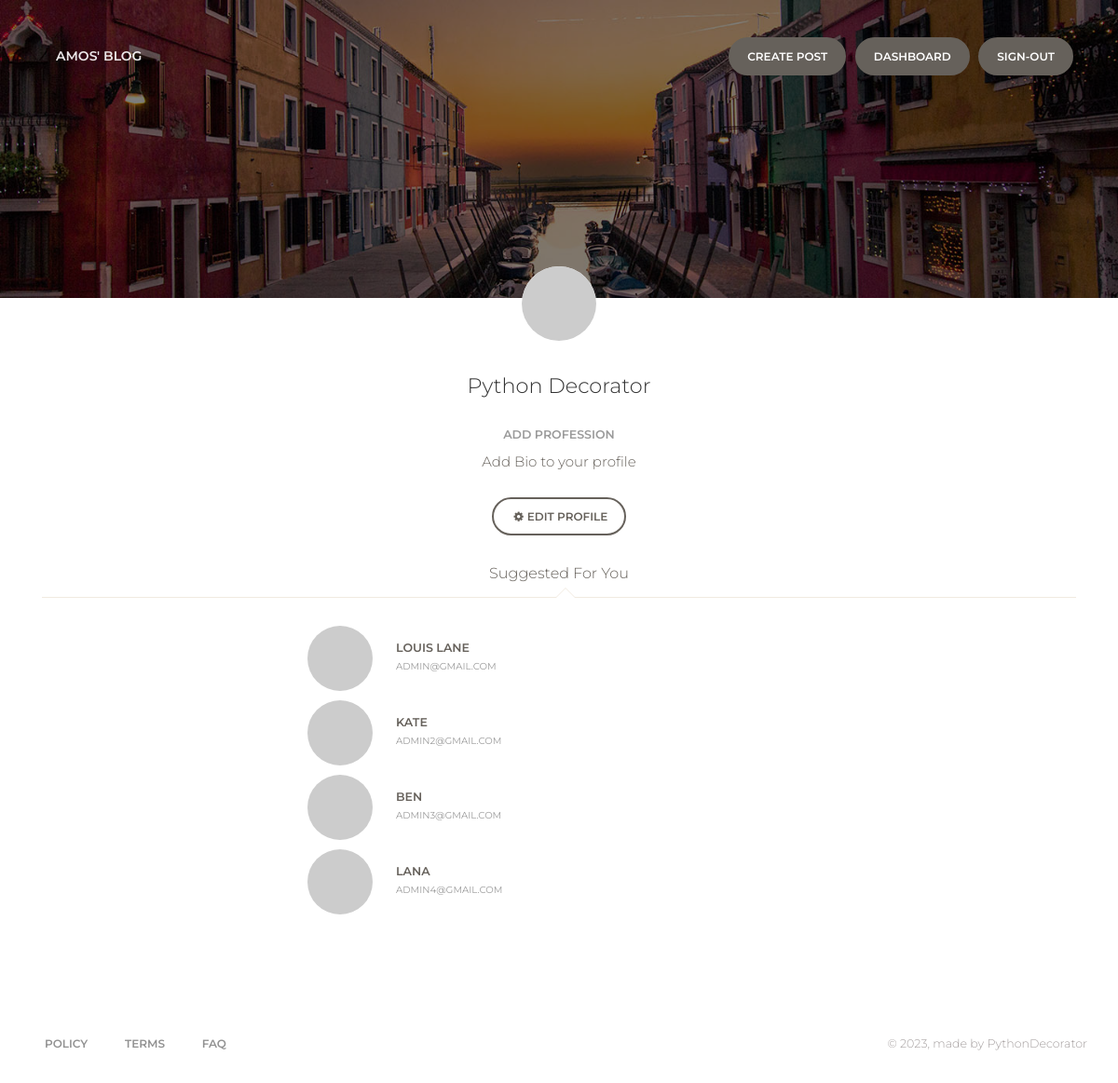
The page /my-profile (signed in) on the database its author committed.
### apps/authentication/models.py (models this page shows, shortened)
class User(UserMixin, db.Model):
    __tablename__ = 'users'
    id = db.Column(db.Integer, primary_key=True)
    name = db.Column(db.String(64), nullable=False)
    email = db.Column(db.String(64), unique=True)
    password = db.Column(db.String)
    oauth_github = db.Column(db.String(100), nullable=True)
    post = relationship('BlogPost', back_populates='post_author')
    comment = relationship('Comment', back_populates='comment_author')
    following = db.relationship('Following', backref='following_author', lazy='dynamic')

### apps/profile/routes.py (the view)
@blueprint.route('/my-profile')
@login_required
def profile():
    user_posts = db.session.query(BlogPost).filter_by(id=int(current_user.id))
    all_users = db.session.query(User).all()
    return render_template('home/profile.html',
                           name=current_user.name,
                           logged_in=True,
                           current_user=current_user,
                           users_db=all_users,
                           user_posts=user_posts)

### apps/__init__.py (called while the page is built)
def configure_database(app):
    @app.before_first_request
    def initialize_database():
        db.create_all()
    @app.teardown_request
    def shutdown_session(exception=None):
        db.session.remove()

### apps/authentication/routes.py (called while the page is built)
@login_manager.user_loader
def load_user(user_id):
    return User.query.get(int(user_id))

### apps/templates/home/profile.html (shortened to what this page needs)
{% extends "base/base.html" %}
{% block content %}
<div class="page-header page-header-xs" data-parallax="true"
     style="background-image: url('../static/assets/img/fabio-mangione.jpg');">
</div>
<div class="section profile-content">
    <div class="container">
        <div class="owner">
            <div class="avatar">
                <img src="{{ current_user.email | gravatar }}" alt="Circle Image"
                     class="img-circle img-no-padding img-responsive">
            </div>
            <div class="name">
                <h4 class="title">{{current_user.name}}
                    <br/>
                </h4>
                <h6 class="description">Add Profession</h6>
            </div>
        </div>
        <div class="row">
            <div class="col-md-6 ml-auto mr-auto text-center">
                <p>Add Bio to your profile</p>
                <br/>
                <a href="{{ url_for('profile_blueprint.profile') }}"
                       class="btn btn-outline-default btn-round"><i class="fa fa-cog"></i>Edit Profile</a>
            </div>
        </div>
        <br/>
        <div class="nav-tabs-navigation">
            <div class="nav-tabs-wrapper">
                <ul class="nav nav-tabs" role="tablist">
                    <li class="nav-item">
                        <a class="nav-link active" data-toggle="tab" href="#follows" role="tab">Suggested For You</a>
                    </li>
                </ul>
            </div>
        </div>
        <div class="tab-content following">
            <div class="tab-pane active" id="follows" role="tabpanel">
                <div class="row">
                    <div class="col-md-6 ml-auto mr-auto">
                        <ul class="list-unstyled follows">
                            {% for user in users_db %}
                            {% if user.id != current_user.id %}
                            <li>
                                <div class="row">
                                    <div class="col-lg-2 col-md-4 col-4 ml-auto mr-auto">
                                        <img src="{{ user.email | gravatar }}" alt="Circle Image"
                                             class="img-circle img-no-padding img-responsive">
                                    </div>
                                    <div class="col-lg-7 col-md-4 col-4  ml-auto mr-auto">
                                        <h6>{{ user.name }}
                                            <br/>
                                            <small>{{ user.email }}</small>
                                        </h6>
                                    </div>
                                    <div class="col-lg-3 col-md-4 col-4  ml-auto mr-auto">
                                        <div class="form-check">
                                        </div>
                                    </div>
                                </div>
                            </li>
                            {% endif %}
                            {% endfor %}
                        </ul>
                    </div>
                </div>
            </div>
        </div>
    </div>
</div>
{% endblock content %}

### apps/static/assets/demo/demo.css (style rules this page uses)
.profile-content { padding-top: 0; position: relative; z-index: 2; }

### rows shown on the page
User: name "Python Decorator"
User: name "LOUIS LANE", email "ADMIN@GMAIL.COM"
User: name "KATE", email "ADMIN2@GMAIL.COM"
User: name "BEN", email "ADMIN3@GMAIL.COM"
User: name "LANA", email "ADMIN4@GMAIL.COM"
